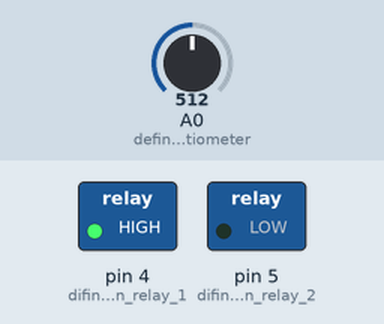
The sketch below on a simulated Arduino Uno, built with avr-gcc and run on an emulated ATmega328P. Shown: switched loads named in the sketch (green lamp = pin HIGH). Inputs (shaded band) come from the test bench; at power-on: A0 (define_the_potentiometer) = 512.

Above: at 1.2 s.
1.3 s: A0 (define_the_potentiometer) set to 122
At 2.4 s:
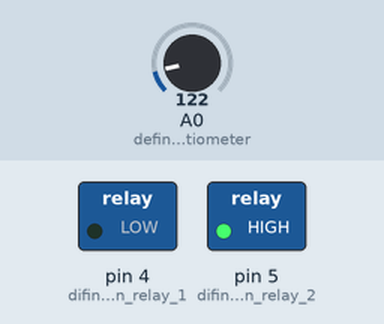
2.8 s: A0 (define_the_potentiometer) set to 306
At 3.5 s:
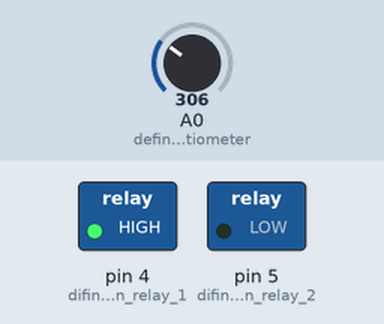
4.3 s: A0 (define_the_potentiometer) set to 0
At 4.7 s:
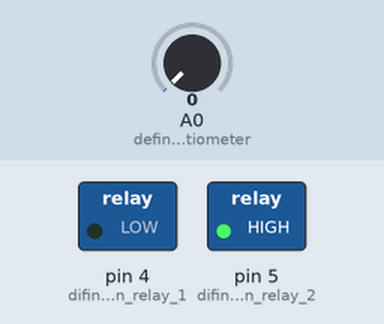
Timing chart, 0 to 7.3 s (numbered marks = the images above; inputs shaded):
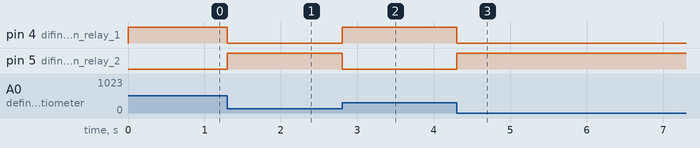

The sketch:

potentiometer_motor1_control_direction_with_2_relay.ino
```cpp
int sensorValue = 0;//this is for potentiometer
int potvalue = 125;//a value for potentiometer depending on it is resistration which is half 255 komh

void setup()
{
  pinMode(A0, INPUT);//define the potentiometer as input
  pinMode(4, OUTPUT);//difine the pin in relay 1 for right direction
  pinMode(5, OUTPUT);//difine the pin in relay 2 for left direction
}

void loop()
{
  sensorValue = analogRead(A0);//her it will takes the value from A0 pin
  Serial.print(sensorValue);//it show you the value from A0 to let you know if less or more than 125
  if (sensorValue == potvalue)//her if the value equal 125 poth relay pin will be open
  {
    digitalWrite(4, HIGH);
    digitalWrite(5, HIGH);
  }
 else
  {
  	if (sensorValue < potvalue) //but if the value less than 125 the motor will be in right direction
  	{
    	digitalWrite(4, LOW);
      digitalWrite(5, HIGH);
  	}
  	else ////els mean  if it is  more than 125 the motor will be in left direction
  	{
    	digitalWrite(4, HIGH);
      digitalWrite(5, LOW);
  	}
  }
}
```

Measured:
- after the input at 1.3 s, pin 4 (difine_the_pin_in_relay_1): HIGH → LOW at once; pin 5 (difine_the_pin_in_relay_2): LOW → HIGH at once
- after the input at 2.8 s, pin 4 (difine_the_pin_in_relay_1): LOW → HIGH at once; pin 5 (difine_the_pin_in_relay_2): HIGH → LOW at once
- after the input at 4.3 s, pin 4 (difine_the_pin_in_relay_1): HIGH → LOW at once; pin 5 (difine_the_pin_in_relay_2): LOW → HIGH at once
